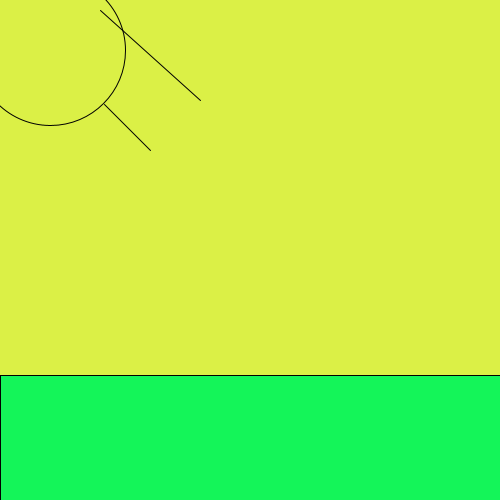
Frame 1 (no input)
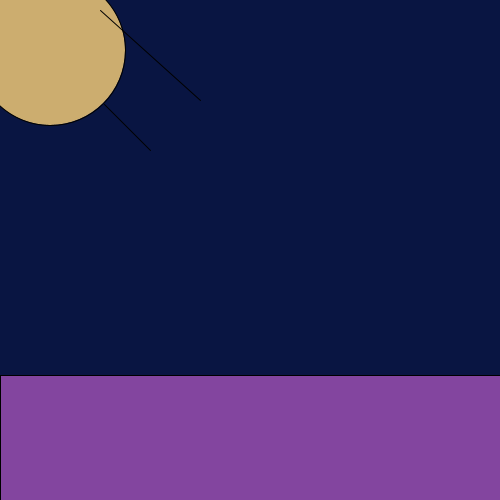
Frame 60 (the mouse pressed at the canvas centre just before this capture)
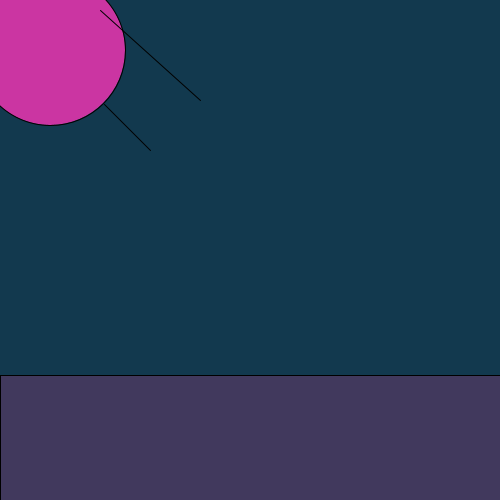
Frame 120 (the mouse held since frame 60 and released just before this capture)

The Processing sketch that drew these frames (run headless with seeded random() and noise(); from frame 60 on, the mouse is pressed at the canvas centre):

// Processing sketch: processing_175658
// ── processing_175658.pde

float R = 20;
float G = 245;
float B = 89;
float Rb = 219;
float Gb = 240;
float Bb = 70;
float Rc = 219;
float Gc = 240;
float Bc = 70;
boolean Tick = false;

void setup() {
  size(500,500); // canvas size
  
} 
void draw() { 
  background(Rc,Gc,Bc); // light blue background
  fill(R,G,B); // color green ( rectangle )
  rectMode(CORNER); // rectangle in the corner
  rect(0,375,600,600); // the size of the green rectangle (green) 
  
  fill(Rb,Gb,Bb); // color yellow ( circle )
  ellipseMode(CORNER); // sun in the corner
  ellipse(-25,-25,150,150); // this moves the sun into the corner. 
  
  line(150,150,104,104); // one of the lines on the sun 
  line(100,10,200,100); // one of the lines on the sun 
  
  if (Tick = true) {
    R = random (0,255);
    G = random (0,255);
    B = random (0,255);
    Rb = random (0,255);
    Gb = random (0,255);
    Bb = random (0,255);  
    Rc = random (0,255);
    Gc = random (0,255);
    Bc = random (0,255); 
    
}
}
  // have to used mouse pressed to make it flash back and forth
  void mousePressed () {
    if (Tick = false) {
    Tick = true;
    } else {
      Tick = false;
    }
  }
    
